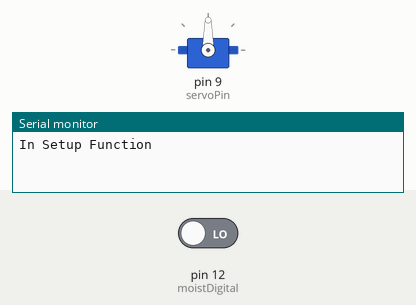
A program run on a simulated Arduino Uno, built with avr-gcc and run on an emulated ATmega328P. Parts: servo, the last lines printed to the serial monitor. Inputs (shaded band) come from the test bench; at power-on: pin 12 (moistDigital) LOW.

Above: at 4.7 s.
4.8 s: pin 12 (moistDigital) driven HIGH
At 6.7 s:
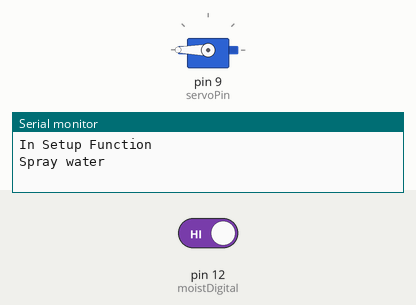
8.8 s: pin 12 (moistDigital) driven LOW
At 9.5 s:
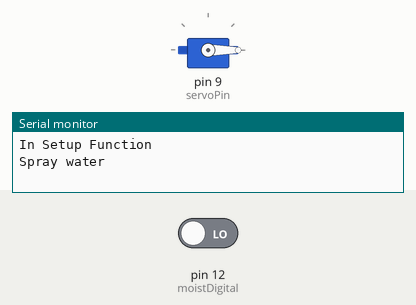
Timing chart, 0 to 11.8 s (numbered marks = the images above; inputs shaded):
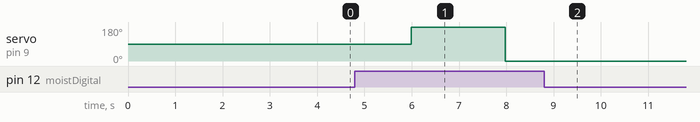

Measured:
- after the input at 4.8 s, servo on pin 9 (servoPin): 90° → 180° after 1.2 s, → 0° 2.0 s later
- after the input at 8.8 s, servo on pin 9 (servoPin): stops changing and stays 0°

The program:

main.cpp
```cpp
#include <Arduino.h>
#include <Arduino_FreeRTOS.h>
#include <Servo.h>

#define moistDigital 12
#define servoPin 9
//#define moistAnalog A0
Servo sprayer;  // create servo object to control a servo

/* Task Createion */
//static void TaskSprayWater (void *pvParameters);
//static void TaskReadMoist(void *pvParameters);
static void TaskCheckMoist (void *pvParameters);

/* Task Handle */
//TaskHandle_t Handle_SprayWater;
//TaskHandle_t Handle_ReadMoist;
TaskHandle_t Handle_CheckMoist;

void setup() {
  Serial.begin(9600);
  Serial.println("In Setup Function");

  //xTaskCreate(TaskSprayWater, "SprayWater", 128, NULL, 0, &Handle_SprayWater);
  //xTaskCreate(TaskReadMoist, "ReadMoist", 128, NULL, 1, &Handle_ReadMoist);
  xTaskCreate(TaskCheckMoist, "CheckMoist", 128, NULL, 1, &Handle_CheckMoist);
}

void loop() {

}

// from moisture sensor module
// wet low analog value, digital low
// dry high analog value, digital high

/* Check moisture task with priority of 1 */
static void TaskCheckMoist(void *pvParameters)
{
  sprayer.attach(servoPin);
  pinMode(moistDigital, INPUT);
  while(1){
    if(digitalRead(moistDigital)){
      Serial.println("Spray water");
      sprayer.write(180);
      vTaskDelay( 2000 / portTICK_PERIOD_MS);
      sprayer.write(0);
    }
    vTaskDelay(2000/portTICK_PERIOD_MS);
  }
}


/* Spray water task with priority of 0 */
/*
static void TaskSprayWater (void *pvParameters)
{
  sprayer.attach(9);
  //sprayer.write(0);
  while(1){
    Serial.println("start 1");
    sprayer.write(30);
    vTaskDelay(2000/portTICK_PERIOD_MS);
    Serial.println("start 2");
    sprayer.write(60);
    vTaskDelay(2000/portTICK_PERIOD_MS);
  }
}*/


/*
static void TaskReadMoist(void *pvParameters)
{
  pinMode(moistAnalog, INPUT);
  pinMode(moistDigital, INPUT);
  while(1){
    Serial.print(analogRead(moistAnalog));
    Serial.print("\t");
    Serial.println(digitalRead(moistDigital));
    vTaskDelay(5);
  }
}*/
```
